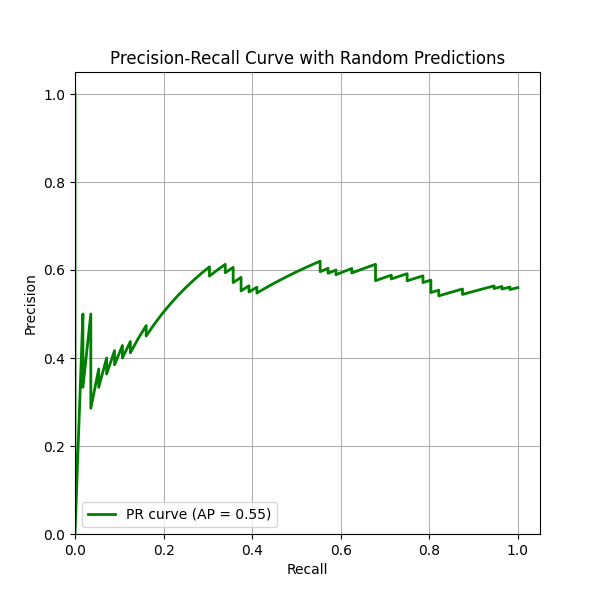

Generate this figure with Python:
import numpy as np
import matplotlib.pyplot as plt
from sklearn.metrics import precision_recall_curve, average_precision_score

# 隨機產生資料
np.random.seed(42)
y_true = np.random.randint(0, 2, 100)   # 100 個真實標籤 (0 or 1)
y_score = np.random.rand(100)           # 100 個隨機預測機率 (0 ~ 1)

# 計算 Precision-Recall curve
precision, recall, thresholds = precision_recall_curve(y_true, y_score)
ap = average_precision_score(y_true, y_score)

# 繪製 PR curve
plt.figure(figsize=(6,6))
plt.plot(recall, precision, color="green", lw=2, label=f"PR curve (AP = {ap:.2f})")
plt.xlim([0.0, 1.05])
plt.ylim([0.0, 1.05])
plt.xlabel("Recall")
plt.ylabel("Precision")
plt.title("Precision-Recall Curve with Random Predictions")
plt.legend(loc="lower left")
plt.grid(True)

# 儲存圖片
plt.savefig("pr_curve.png")
